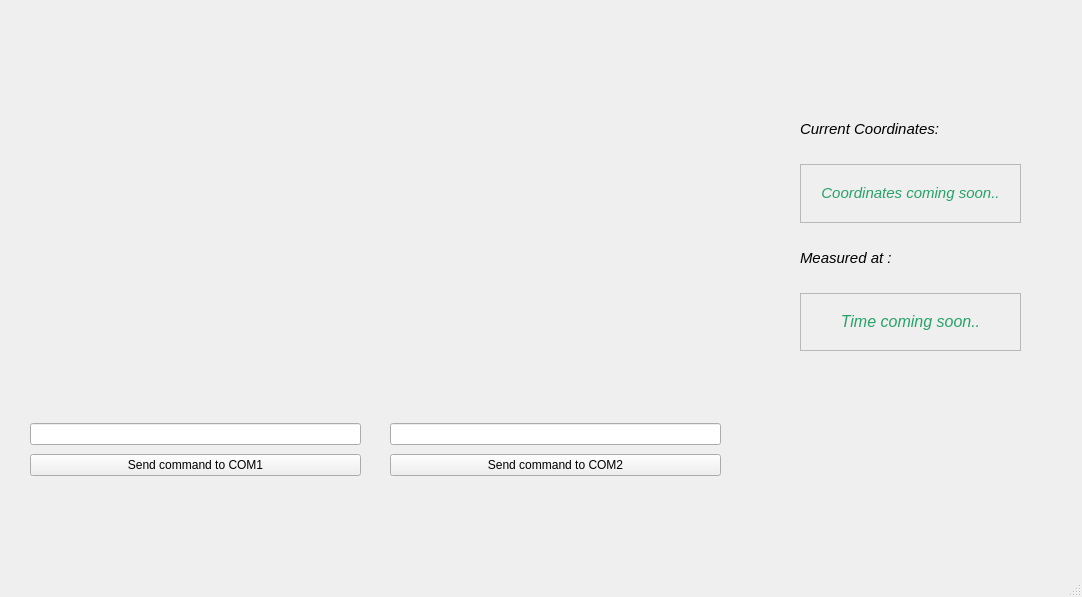
<?xml version="1.0" encoding="UTF-8"?>
<ui version="4.0">
 <class>MainWindow</class>
 <widget class="QMainWindow" name="MainWindow">
  <property name="geometry">
   <rect>
    <x>0</x>
    <y>0</y>
    <width>1082</width>
    <height>597</height>
   </rect>
  </property>
  <property name="windowTitle">
   <string>MainWindow</string>
  </property>
  <widget class="QWidget" name="centralwidget">
   <widget class="QWidget" name="verticalLayoutWidget">
    <property name="geometry">
     <rect>
      <x>30</x>
      <y>10</y>
      <width>351</width>
      <height>401</height>
     </rect>
    </property>
    <layout class="QVBoxLayout" name="TerminalCOM1Layout"/>
   </widget>
   <widget class="QWidget" name="verticalLayoutWidget_2">
    <property name="geometry">
     <rect>
      <x>390</x>
      <y>10</y>
      <width>351</width>
      <height>400</height>
     </rect>
    </property>
    <layout class="QVBoxLayout" name="TerminalCOM2Layout"/>
   </widget>
   <widget class="QWidget" name="verticalLayoutWidget_3">
    <property name="geometry">
     <rect>
      <x>30</x>
      <y>420</y>
      <width>331</width>
      <height>61</height>
     </rect>
    </property>
    <layout class="QVBoxLayout" name="COM1Layout">
     <item>
      <widget class="QLineEdit" name="COM1line">
       <property name="alignment">
        <set>Qt::AlignLeading|Qt::AlignLeft|Qt::AlignVCenter</set>
       </property>
      </widget>
     </item>
     <item>
      <widget class="QPushButton" name="COM1button">
       <property name="styleSheet">
        <string notr="true"/>
       </property>
       <property name="text">
        <string>Send command to COM1</string>
       </property>
      </widget>
     </item>
    </layout>
   </widget>
   <widget class="QWidget" name="verticalLayoutWidget_4">
    <property name="geometry">
     <rect>
      <x>390</x>
      <y>420</y>
      <width>331</width>
      <height>61</height>
     </rect>
    </property>
    <layout class="QVBoxLayout" name="COM2Layout">
     <item>
      <widget class="QLineEdit" name="COM2line">
       <property name="alignment">
        <set>Qt::AlignLeading|Qt::AlignLeft|Qt::AlignVCenter</set>
       </property>
      </widget>
     </item>
     <item>
      <widget class="QPushButton" name="COM2button">
       <property name="text">
        <string>Send command to COM2</string>
       </property>
      </widget>
     </item>
    </layout>
   </widget>
   <widget class="QWidget" name="layoutWidget">
    <property name="geometry">
     <rect>
      <x>800</x>
      <y>100</y>
      <width>221</width>
      <height>251</height>
     </rect>
    </property>
    <layout class="QVBoxLayout" name="verticalLayout_3">
     <item>
      <widget class="QLabel" name="CurrentCoord">
       <property name="text">
        <string>&lt;html&gt;&lt;head/&gt;&lt;body&gt;&lt;p&gt;&lt;span style=&quot; font-size:11pt; font-style:italic;&quot;&gt;Сurrent Сoordinates:&lt;/span&gt;&lt;/p&gt;&lt;/body&gt;&lt;/html&gt;</string>
       </property>
       <property name="textFormat">
        <enum>Qt::RichText</enum>
       </property>
      </widget>
     </item>
     <item>
      <widget class="QLabel" name="coordinates">
       <property name="font">
        <font>
         <pointsize>12</pointsize>
        </font>
       </property>
       <property name="frameShape">
        <enum>QFrame::StyledPanel</enum>
       </property>
       <property name="text">
        <string>&lt;html&gt;&lt;head/&gt;&lt;body&gt;&lt;p&gt;&lt;span style=&quot; font-size:11pt; font-style:italic; color:#26a269;&quot;&gt;Coordinates coming soon..&lt;/span&gt;&lt;/p&gt;&lt;/body&gt;&lt;/html&gt;</string>
       </property>
       <property name="textFormat">
        <enum>Qt::RichText</enum>
       </property>
       <property name="alignment">
        <set>Qt::AlignCenter</set>
       </property>
      </widget>
     </item>
     <item>
      <widget class="QLabel" name="CoordTime">
       <property name="text">
        <string>&lt;html&gt;&lt;head/&gt;&lt;body&gt;&lt;p&gt;&lt;span style=&quot; font-size:11pt; font-style:italic;&quot;&gt;Measured at :&lt;/span&gt;&lt;/p&gt;&lt;/body&gt;&lt;/html&gt;</string>
       </property>
       <property name="textFormat">
        <enum>Qt::RichText</enum>
       </property>
      </widget>
     </item>
     <item>
      <widget class="QLabel" name="timeInterval">
       <property name="font">
        <font>
         <pointsize>12</pointsize>
        </font>
       </property>
       <property name="frameShape">
        <enum>QFrame::StyledPanel</enum>
       </property>
       <property name="text">
        <string>&lt;html&gt;&lt;head/&gt;&lt;body&gt;&lt;p&gt;&lt;span style=&quot; font-style:italic; color:#26a269;&quot;&gt;Time coming soon..&lt;/span&gt;&lt;/p&gt;&lt;/body&gt;&lt;/html&gt;</string>
       </property>
       <property name="textFormat">
        <enum>Qt::RichText</enum>
       </property>
       <property name="alignment">
        <set>Qt::AlignCenter</set>
       </property>
      </widget>
     </item>
    </layout>
   </widget>
   <widget class="QSplitter" name="splitter">
    <property name="geometry">
     <rect>
      <x>62</x>
      <y>14</y>
      <width>251</width>
      <height>31</height>
     </rect>
    </property>
    <property name="orientation">
     <enum>Qt::Horizontal</enum>
    </property>
   </widget>
   <widget class="QSplitter" name="splitter_2">
    <property name="geometry">
     <rect>
      <x>435</x>
      <y>20</y>
      <width>251</width>
      <height>21</height>
     </rect>
    </property>
    <property name="orientation">
     <enum>Qt::Horizontal</enum>
    </property>
   </widget>
  </widget>
  <widget class="QMenuBar" name="menubar">
   <property name="geometry">
    <rect>
     <x>0</x>
     <y>0</y>
     <width>1082</width>
     <height>21</height>
    </rect>
   </property>
  </widget>
  <widget class="QStatusBar" name="statusbar"/>
 </widget>
 <resources/>
 <connections/>
</ui>
